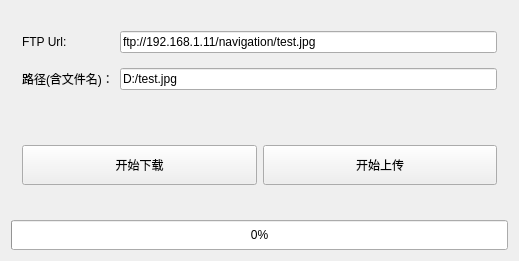
<?xml version="1.0" encoding="UTF-8"?>
<ui version="4.0">
 <class>Widget</class>
 <widget class="QWidget" name="Widget">
  <property name="geometry">
   <rect>
    <x>0</x>
    <y>0</y>
    <width>519</width>
    <height>261</height>
   </rect>
  </property>
  <property name="windowTitle">
   <string>Widget</string>
  </property>
  <layout class="QVBoxLayout" name="verticalLayout">
   <item>
    <widget class="QWidget" name="widget" native="true">
     <layout class="QGridLayout" name="gridLayout">
      <item row="0" column="0">
       <widget class="QLabel" name="label">
        <property name="maximumSize">
         <size>
          <width>120</width>
          <height>16777215</height>
         </size>
        </property>
        <property name="text">
         <string>FTP Url:</string>
        </property>
       </widget>
      </item>
      <item row="0" column="1">
       <widget class="QLineEdit" name="le_url">
        <property name="text">
         <string>ftp://192.168.1.11/navigation/test.jpg</string>
        </property>
       </widget>
      </item>
      <item row="1" column="0">
       <widget class="QLabel" name="label_2">
        <property name="maximumSize">
         <size>
          <width>120</width>
          <height>16777215</height>
         </size>
        </property>
        <property name="text">
         <string>路径(含文件名)：</string>
        </property>
       </widget>
      </item>
      <item row="1" column="1">
       <widget class="QLineEdit" name="le_path">
        <property name="text">
         <string>D:/test.jpg</string>
        </property>
       </widget>
      </item>
     </layout>
    </widget>
   </item>
   <item>
    <widget class="QWidget" name="widget_2" native="true">
     <layout class="QHBoxLayout" name="horizontalLayout">
      <item>
       <widget class="QPushButton" name="btn_download">
        <property name="minimumSize">
         <size>
          <width>0</width>
          <height>40</height>
         </size>
        </property>
        <property name="text">
         <string>开始下载</string>
        </property>
       </widget>
      </item>
      <item>
       <widget class="QPushButton" name="btn_upload">
        <property name="minimumSize">
         <size>
          <width>0</width>
          <height>40</height>
         </size>
        </property>
        <property name="text">
         <string>开始上传</string>
        </property>
       </widget>
      </item>
     </layout>
    </widget>
   </item>
   <item>
    <widget class="QProgressBar" name="progressBar">
     <property name="minimumSize">
      <size>
       <width>0</width>
       <height>30</height>
      </size>
     </property>
     <property name="value">
      <number>0</number>
     </property>
     <property name="textDirection">
      <enum>QProgressBar::TopToBottom</enum>
     </property>
    </widget>
   </item>
  </layout>
 </widget>
 <layoutdefault spacing="6" margin="11"/>
 <resources/>
 <connections/>
</ui>
